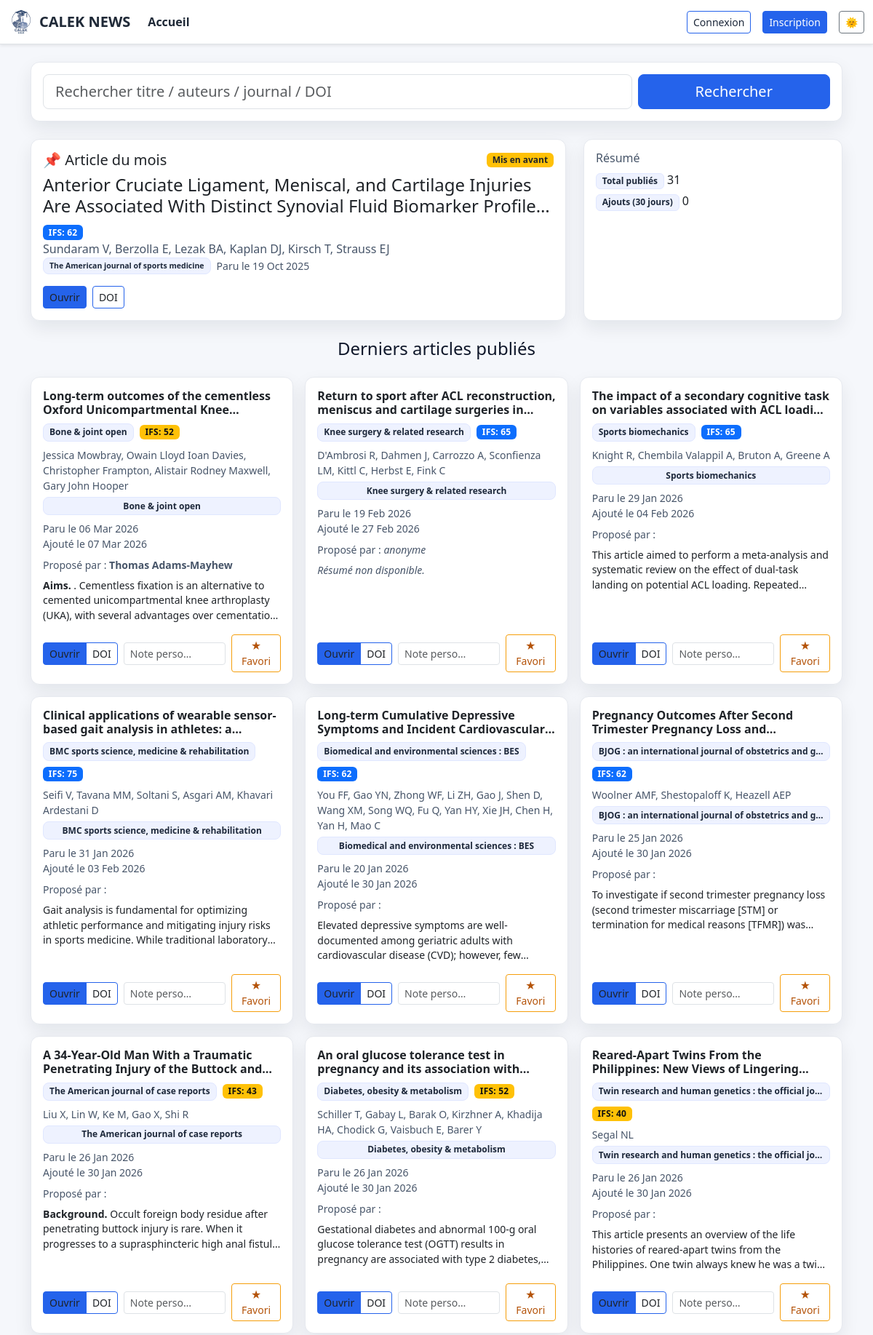
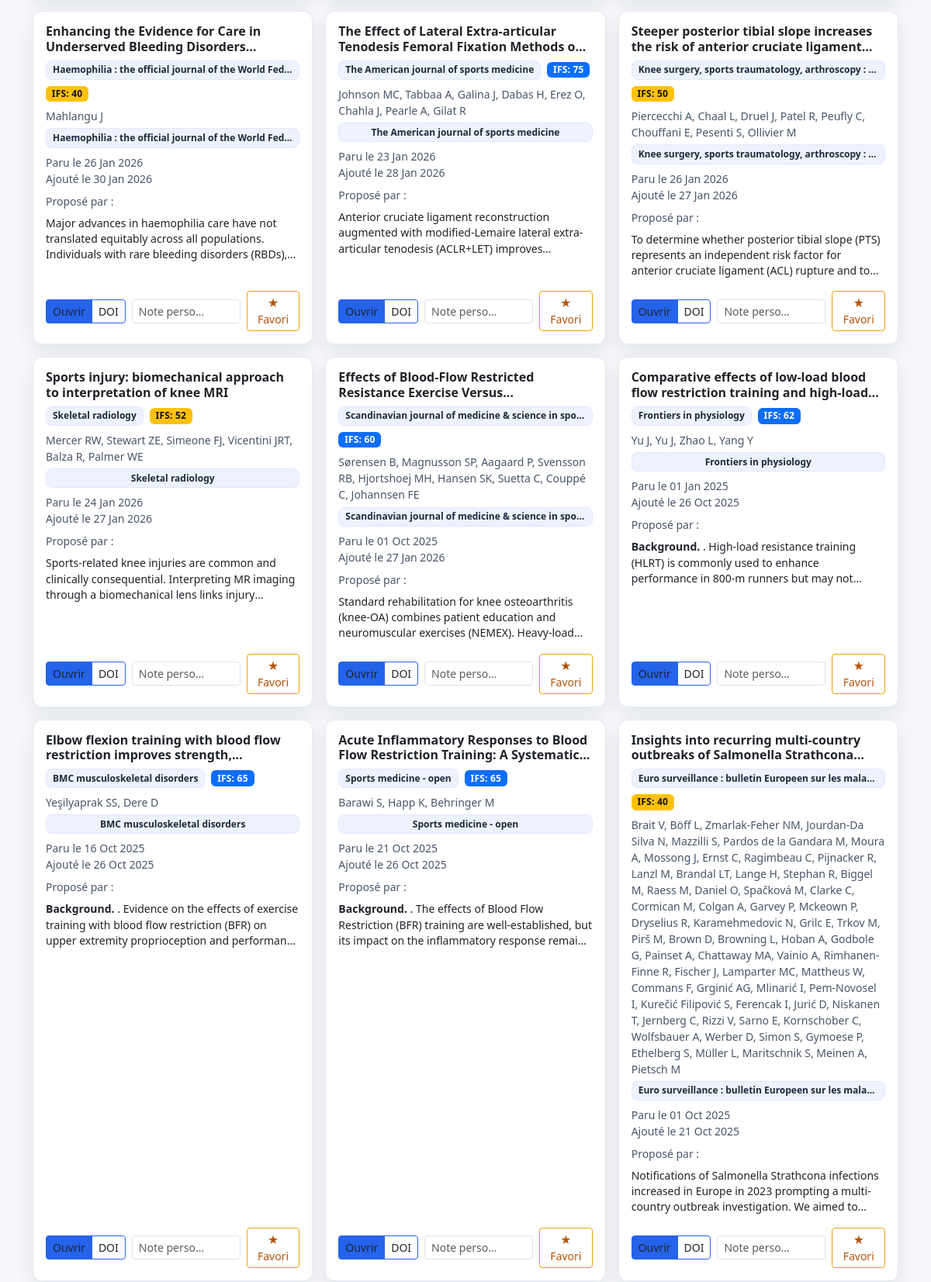
The page / (upper part) on the database its author committed (2 pictures, top to bottom).
### app.py (models this page shows, shortened)
class Article(db.Model):
    id = db.Column(db.Integer, primary_key=True)
    title = db.Column(db.String(500), nullable=False)
    authors = db.Column(db.String(500))
    journal = db.Column(db.String(300))
    doi = db.Column(db.String(200), index=True)
    url = db.Column(db.String(500))
    abstract = db.Column(db.Text)
    published_date = db.Column(db.DateTime)
    published_at = db.Column(db.DateTime)
    source = db.Column(db.String(50))  # 'pubmed' | 'crossref' | 'manual'
    is_published = db.Column(db.Boolean, default=False)
    featured = db.Column(db.Boolean, default=False)
    domain = db.Column(db.String(80))
    pathology = db.Column(db.String(120))
    study_type = db.Column(db.String(80))
    source_order = db.Column(db.Integer)
    posted_by_id = db.Column(db.Integer, db.ForeignKey("user.id"))
    posted_by = db.relationship("User", backref="posts")
    created_at = db.Column(db.DateTime, default=datetime.utcnow)
    proposer_display_name = db.Column(db.String(120), nullable=True)

class User(UserMixin, db.Model):
    id = db.Column(db.Integer, primary_key=True)
    email = db.Column(db.String(120), unique=True, nullable=False)
    name = db.Column(db.String(120))
    password_hash = db.Column(db.String(255), nullable=False)
    role = db.Column(db.String(20), default="user")
    created_at = db.Column(db.DateTime, default=datetime.utcnow)

### app.py (the view, shortened to what this page needs)
@app.route('/')
def index():
    print("[DEBUG index route] Appel de la route / (page d'accueil)", flush=True)
    if current_user.is_authenticated:
        return redirect(url_for('feed'))
    q = request.args.get('q', '').strip()
    domain = request.args.get('domain', '')
    pathology = request.args.get('pathology', '')
    study_type = request.args.get('study_type', '')
    domains = [r[0] for r in db.session.query(Article.domain)
               .filter(Article.domain.isnot(None))
               .distinct().order_by(Article.domain.asc()).all()]
    pathologies = [r[0] for r in db.session.query(Article.pathology)
                   .filter(Article.pathology.isnot(None))
                   .distinct().order_by(Article.pathology.asc()).all()]
    study_types = [r[0] for r in db.session.query(Article.study_type)
                   .filter(Article.study_type.isnot(None))
                   .distinct().order_by(Article.study_type.asc()).all()]
    featured = (Article.query
        .filter(Article.is_published.is_(True), Article.featured.is_(True))
        .order_by(Article.published_at.desc().nullslast(), Article.id.desc())
        .first())
    qry = Article.query.filter(Article.is_published.is_(True))
    if domain:    qry = qry.filter(Article.domain == domain)
    if pathology: qry = qry.filter(Article.pathology == pathology)
    if study_type:qry = qry.filter(Article.study_type == study_type)
    articles = (qry.order_by(
                    Article.published_at.desc().nullslast(),
                    Article.id.desc())
                .limit(200).all())
    total = Article.query.filter(Article.is_published.is_(True)).count()
    last30 = Article.query.filter(
        Article.is_published.is_(True),
        Article.created_at >= datetime.utcnow() - timedelta(days=30)
    ).count()
    proposals = {}
    ids = [a.id for a in articles]
    if ids:
        rows = (Proposal.query
                .options(joinedload(Proposal.proposer))
                .filter(Proposal.article_id.in_(ids))
                .order_by(Proposal.article_id.asc(), Proposal.created_at.desc())
                .all())
        seen = set()
        for p in rows:
            if p.article_id in seen:
                continue
            seen.add(p.article_id)
            credit_name = None
            if p.share_name and p.user:
                credit_name = p.user.name or p.user.email
            proposals[p.article_id] = {
                "share_name": bool(p.share_name),
                "credit_name": credit_name
            }
    print("[DEBUG proposals dict]", proposals, flush=True)
    featured_credit = None
    if featured:
        pf = (Proposal.query
              .options(joinedload(Proposal.proposer))
              .filter_by(article_id=featured.id)
              .order_by(Proposal.created_at.desc())
              .first())
        if pf:
            featured_credit = {
                "share_name": bool(pf.share_name),
                "credit_name": (pf.user.name or pf.user.email) if (pf.share_name and pf.user) else None,
            }
    return render_template(
        'index.html',
        articles=articles,
        featured=featured,
        proposals=proposals,
        featured_credit=featured_credit,
        q=q, total=total, last30=last30,
        domain=domain, pathology=pathology, study_type=study_type,
        domains=domains, pathologies=pathologies, study_types=study_types
    )

### app.py (called while the page is built)
def _infer_study_score(article):
    st = (article.study_type or "").lower().strip()
    title = (article.title or "").lower()
    abst  = (article.abstract or "").lower()
    txt   = f"{st} {title} {abst}"
    m = {
        "meta-analysis": 25, "meta analyse": 25, "systematic review": 25,
        "randomized controlled trial": 20, "randomised controlled trial": 20, "rct": 20,
        "cohort": 12, "prospective": 12, "longitudinal": 12,
        "case-control": 10, "case control": 10,
        "cross-sectional": 8, "cross sectional": 8, "observational": 8,
        "case series": 5, "case report": 3, "pilot": 5
    }
    for k, v in m.items():
        if k in st:
            return v, k
    for kw, v in _STUDY_HINTS:
        if kw in txt:
            return v, kw
    return 0, "type d'étude non déterminé"

def _sample_size_score(article):
    text = f"{article.abstract or ''} {article.title or ''}".replace("\u00a0"," ")
    n = None
    m = re.search(r"\bn\s*=\s*(\d{2,5})\b", text, re.I)
    if m:
        n = int(m.group(1))
    else:
        m = re.search(r"\b(\d{2,5})\s+(participants?|patients?|subjects?)\b", text, re.I)
        if m: n = int(m.group(1))
    if not n:
        return 0, "taille d'échantillon non trouvée"
    if n < 30: s = 2
    elif n < 100: s = 5
    elif n < 300: s = 8
    else: s = 10
    return s, f"n≈{n}"

@app.context_processor
def inject_helpers():
    return {
        "reliability_score": reliability_score
    }

    @property
    def user(self):
        return self.proposer

### templates/index.html (shortened to what this page needs)
{% extends "layout.html" %}
{% block content %}
<form class="card side-card p-3 mb-4" method="get" action="{{ url_for('index') }}">
  <div class="row g-2 align-items-center">
    <div class="col-md-9">
      <input
        type="search"
        name="q"
        value="{{ q or '' }}"
        class="form-control form-control-lg"
        placeholder="Rechercher titre / auteurs / journal / DOI" />
    </div>
    <div class="col-md-3 d-flex gap-2">
      <button class="btn btn-lg btn-primary w-100" type="submit">Rechercher</button>
    </div>
  </div>
</form>
{% if featured %}
<div class="row gy-3 mb-4">
  <div class="col-md-8">
    <div class="card side-card" data-article-id="{{ featured.id }}" role="button" tabindex="0">
      <div class="card-body">
        <div class="d-flex justify-content-between align-items-center">
          <h5 class="m-0">📌 Article du mois</h5>
          <span class="badge bg-warning text-dark">Mis en avant</span>
        </div>
        <h4 class="mt-2 line-clamp-2">{{ featured.title }}</h4>
        {% set scf = reliability_score(featured)[0] %}
        {% set ifs_cls_f = 'badge-ifs-success' if scf>=80
                           else ('badge-ifs-primary' if scf>=60
                           else ('badge-ifs-warning' if scf>=40 else 'badge-ifs-danger')) %}
        <span class="badge badge-ifs {{ ifs_cls_f }}">IFS: {{ scf }}</span>
        {% if featured.authors %}
          <p class="m-0 text-muted">{{ featured.authors }}</p>
        {% endif %}
        <p class="small text-muted mb-3 d-flex flex-wrap gap-2 align-items-center">
          {% if featured.journal %}
            <span class="badge badge-soft badge-journal">{{ featured.journal }}</span>
          {% endif %}
          {% if featured.published_date %}
            <span>Paru le {{ featured.published_date.strftime('%d %b %Y') }}</span>
          {% endif %}
        </p>
        <div class="d-flex gap-2 align-items-center">
          {% if featured.url %}
            <a class="btn btn-sm btn-primary" target="_blank" rel="noopener" href="{{ featured.url }}" onclick="event.stopPropagation()">Ouvrir</a>
          {% endif %}
          {% if featured.doi %}
            <a class="btn btn-sm btn-outline-primary" target="_blank" rel="noopener" href="https://doi.org/{{ featured.doi }}" onclick="event.stopPropagation()">DOI</a>
          {% endif %}
        </div>
      </div>
    </div>
  </div>
  <div class="col-md-4">
    <div class="card side-card h-100">
      <div class="card-body">
        <h6 class="text-muted">Résumé</h6>
        <div class="d-flex flex-column gap-1">
          <div><span class="badge badge-soft">Total publiés</span> {{ total }}</div>
          <div><span class="badge badge-soft">Ajouts (30 jours)</span> {{ last30 }}</div>
        </div>
      </div>
    </div>
  </div>
</div>
{% endif %}
<h4 class="mb-4 text-center">Derniers articles publiés</h4>
<div class="row g-3">
  {% for a in articles %}
  <div class="col-md-4">
    <div class="card h-100 article-card p-3" data-article-id="{{ a.id }}" role="button" tabindex="0">
      <h6 class="fw-bold line-clamp-2 mb-2">{{ a.title }}</h6>
      {% set sc = reliability_score(a)[0] %}
      {% set ifs_cls = 'badge-ifs-success' if sc>=80
                        else ('badge-ifs-primary' if sc>=60
                        else ('badge-ifs-warning' if sc>=40 else 'badge-ifs-danger')) %}
      <div class="d-flex flex-wrap gap-2 mb-2 align-items-center">
        {% if a.journal %}<span class="badge badge-soft badge-journal">{{ a.journal }}</span>{% endif %}
        <span class="badge badge-ifs {{ ifs_cls }}">IFS: {{ sc }}</span>
      </div>
      {% if a.authors %}
        <p class="mb-1 small text-muted">{{ a.authors }}</p>
      {% endif %}
      {% if a.journal %}
        <div class="mb-2">
          <span class="badge badge-soft badge-journal w-100">{{ a.journal }}</span>
        </div>
      {% endif %}
      {% if a.published_date %}
        <div class="small text-muted">Paru le {{ a.published_date.strftime('%d %b %Y') }}</div>
      {% endif %}
      {% if a.published_at %}
        <div class="small text-muted mb-2">Ajouté le {{ a.published_at.strftime('%d %b %Y') }}</div>
      {% endif %}
      {% set p = proposals[a.id] if proposals and a.id in proposals else None %}
      <div class="small text-muted mb-2">
        Proposé par :
        {% if p and p.share_name and p.credit_name %}
          <strong>{{ p.credit_name }}</strong>
        {% elif p and not p.share_name %}
          <em>anonyme</em>
        {% endif %}
      </div>
      <div class="abstract-render small line-clamp-3 mb-3"
           data-abstract="{{ (a.abstract or '') | replace('\n', ' ') | e }}">
      </div>
      <div class="mt-auto d-flex justify-content-between align-items-center gap-2">
        <div class="btn-group" onclick="event.stopPropagation()">
          {% if a.url %}
            <a href="{{ a.url }}" target="_blank" class="btn btn-sm btn-primary">Ouvrir</a>
          {% endif %}
          {% if a.doi %}
            <a href="https://doi.org/{{ a.doi }}" target="_blank" class="btn btn-sm btn-outline-primary">DOI</a>
          {% endif %}
        </div>
        <form class="d-flex gap-2 align-items-center ms-auto favorite-form"
              data-id="{{ a.id }}"
              method="post"
              action="{{ url_for('favorite', article_id=a.id) }}"
              onclick="event.stopPropagation()">
          <input class="form-control form-control-sm" name="note" placeholder="Note perso…" style="max-width: 140px;">
          <button type="submit" class="btn btn-sm btn-outline-warning">★ Favori</button>
        </form>
      </div>
    </div>
  </div>
  {% endfor %}
</div>
{% endblock %}

### static/css/theme.css (style rules this page uses)
:root { --bg: #fbf6f6; --panel: #ffffff; --panel-2: #f9fafc; --text: #0f172a; --muted: #475569; --primary: #2563eb; --accent: #f59e0b; --border: #e5e7eb; --shadow: 0 10px 24px rgba(16,24,40,.08); --nav-bg: #ffffff; --nav-border: #e5e7eb; }
html[data-bs-theme="light"] body { background: linear-gradient(180deg, #f7f9ff 0%, var(--bg) 60%); color: var(--text); }
html[data-bs-theme="light"] .article-card, html[data-bs-theme="light"] .side-card { background: var(--panel); border: 1px solid var(--border); box-shadow: var(--shadow); }
html[data-bs-theme="light"] .badge-soft { background: #eef2ff; color: #1e293b; border: 1px solid #e0e7ff; }
html[data-bs-theme="light"] .btn-primary { background: var(--primary); border-color: var(--primary); }
html[data-bs-theme="light"] .btn-outline-primary { border-color: var(--primary); color: #1e293b; }
html[data-bs-theme="light"] .btn-outline-warning { border-color: var(--accent); color: #b45309; }
.article-card { transition: transform .15s ease, box-shadow .15s ease, border-color .15s ease, background .15s ease; }
.side-card { transition: transform .15s ease, box-shadow .15s ease, border-color .15s ease, background .15s ease; }
.badge-journal { display:inline-block; max-width:100%; overflow:hidden; text-overflow:ellipsis; white-space:nowrap; vertical-align:middle; }
.line-clamp-2, .line-clamp-3 { display:-webkit-box; -webkit-box-orient:vertical; overflow:hidden; }
.line-clamp-2 { -webkit-line-clamp:2; }
.line-clamp-3 { -webkit-line-clamp:3; }
html[data-bs-theme="light"] .card a { color: #0f172a; }
html[data-bs-theme="light"] .card a.btn, html[data-bs-theme="light"] .card a.btn:hover { color: inherit; }
html[data-bs-theme="light"] .badge-soft { background: #eef2ff !important; color: #1e293b !important; border-color: #e0e7ff !important; }
html[data-bs-theme="light"] .text-muted { color: var(--muted) !important; }
:root { --bg-body: #0f1115; --bg-card: #171a21; --text-main: #e8eaed; --text-muted: #9aa0a6; --border-soft: #2a2f3a; }
:root[data-bs-theme="light"] { --bg-body: #f5f7fb; --bg-card: #ffffff; --text-main: #1f2328; --text-muted: #56606b; --border-soft: #e6e9ef; }
html, body { background: var(--bg-body) !important; background-image: none !important; color: var(--text-main); }
.side-card, .article-card, .card { background: var(--bg-card) !important; color: var(--text-main) !important; border: 1px solid var(--border-soft) !important; }
.text-muted, .card .text-muted { color: var(--text-muted) !important; }
body * { background-image: none !important; }
.badge-ifs { font-weight: 600; letter-spacing: .2px; }
.badge-ifs-warning { background: #ffc107; color: #111; }
.badge-ifs-primary { background: #0d6efd; color: #fff; }

### templates/layout.html (style rules this page uses)
.card[role="button"] { cursor: pointer; }
.article-card, .side-card { border: 1px solid rgba(0,0,0,.08); background: var(--bs-body-bg); transition: transform .12s ease, box-shadow .12s ease, border-color .12s ease; border-radius: .75rem; }
.badge-soft { background: rgba(0,0,0,.06); color: var(--bs-body-color); border: 1px solid rgba(0,0,0,.08); }
.badge-journal { display: inline-block; max-width: 100%; overflow: hidden; text-overflow: ellipsis; white-space: nowrap; padding: .35rem .5rem; border-radius: .5rem; }
.line-clamp-2 { display:-webkit-box;-webkit-line-clamp:2;-webkit-box-orient:vertical;overflow:hidden }
.line-clamp-3 { display:-webkit-box;-webkit-line-clamp:3;-webkit-box-orient:vertical;overflow:hidden }

### rows shown on the page
Article: title "Anterior Cruciate Ligament, Meniscal, and Cartilage Injuries Are Associated With Distinct Synovial Fluid Biomarker…", authors "Sundaram V, Berzolla E, Lezak BA, Kaplan DJ, Kirsch T, Strauss EJ", journal "The American journal of sports medicine", published_date "19 Oct 2025"
Article: title "Long-term outcomes of the cementless Oxford Unicompartmental…", journal "Bone & joint open", sc "52", authors "Jessica Mowbray, Owain Lloyd Ioan Davies, Christopher Frampton, Alistair Rodney Maxwell, Gary John Hooper", published_date "06 Mar 2026", published_at "07 Mar 2026"
User: credit_name "Thomas Adams-Mayhew"
Article: title "Return to sport after ACL reconstruction, meniscus and cartilage surgeries…", journal "Knee surgery & related research", sc "65", authors "D'Ambrosi R, Dahmen J, Carrozzo A, Sconfienza LM, Kittl C, Herbst E, Fink C", published_date "19 Feb 2026", published_at "27 Feb 2026", shows "anonyme"
Article: title "The impact of a secondary cognitive task on variables associated with ACL…", journal "Sports biomechanics", sc "65", authors "Knight R, Chembila Valappil A, Bruton A, Greene A", published_date "29 Jan 2026", published_at "04 Feb 2026"
Article: title "Clinical applications of wearable sensor-based gait analysis in athletes:…", journal "BMC sports science, medicine & rehabilitation", sc "75", authors "Seifi V, Tavana MM, Soltani S, Asgari AM, Khavari Ardestani D", published_date "31 Jan 2026", published_at "03 Feb 2026"
Article: title "Long-term Cumulative Depressive Symptoms and Incident…", journal "Biomedical and environmental sciences : BES", sc "62", authors "You FF, Gao YN, Zhong WF, Li ZH, Gao J, Shen D, Wang XM, Song WQ, Fu Q, Yan HY, Xie JH, Chen H, Yan H, Mao C", published_date "20 Jan 2026", published_at "30 Jan 2026"
Article: title "Pregnancy Outcomes After Second Trimester Pregnancy Loss…", journal "BJOG : an international journal of obstetrics and g…", sc "62", authors "Woolner AMF, Shestopaloff K, Heazell AEP", published_date "25 Jan 2026", published_at "30 Jan 2026"
Article: title "A 34-Year-Old Man With a Traumatic Penetrating Injury of the Buttock…", journal "The American journal of case reports", sc "43", authors "Liu X, Lin W, Ke M, Gao X, Shi R", published_date "26 Jan 2026", published_at "30 Jan 2026"
Article: title "An oral glucose tolerance test in pregnancy and its association…", journal "Diabetes, obesity & metabolism", sc "52", authors "Schiller T, Gabay L, Barak O, Kirzhner A, Khadija HA, Chodick G, Vaisbuch E, Barer Y", published_date "26 Jan 2026", published_at "30 Jan 2026"
Article: title "Reared-Apart Twins From the Philippines: New Views of…", journal "Twin research and human genetics : the official jo…", sc "40", authors "Segal NL", published_date "26 Jan 2026", published_at "30 Jan 2026"
Article: title "Enhancing the Evidence for Care in Underserved Bleeding…", journal "Haemophilia : the official journal of the World Fed…", sc "40", authors "Mahlangu J", published_date "26 Jan 2026", published_at "30 Jan 2026"
Article: title "The Effect of Lateral Extra-articular Tenodesis Femoral Fixation Methods…", journal "The American journal of sports medicine", sc "75", authors "Johnson MC, Tabbaa A, Galina J, Dabas H, Erez O, Chahla J, Pearle A, Gilat R", published_date "23 Jan 2026", published_at "28 Jan 2026"
Article: title "Steeper posterior tibial slope increases the risk of anterior cruciate…", journal "Knee surgery, sports traumatology, arthroscopy :…", sc "50", authors "Piercecchi A, Chaal L, Druel J, Patel R, Peufly C, Chouffani E, Pesenti S, Ollivier M", published_date "26 Jan 2026", published_at "27 Jan 2026"
Article: title "Sports injury: biomechanical approach to interpretation of knee MRI", journal "Skeletal radiology", sc "52", authors "Mercer RW, Stewart ZE, Simeone FJ, Vicentini JRT, Balza R, Palmer WE", published_date "24 Jan 2026", published_at "27 Jan 2026"
Article: title "Effects of Blood-Flow Restricted Resistance Exercise…", journal "Scandinavian journal of medicine & science in spo…", sc "60", authors "Sørensen B, Magnusson SP, Aagaard P, Svensson RB, Hjortshoej MH, Hansen SK, Suetta C, Couppé C, Johannsen FE", published_date "01 Oct 2025", published_at "27 Jan 2026"
Article: title "Comparative effects of low-load blood flow restriction training and…", journal "Frontiers in physiology", sc "62", authors "Yu J, Yu J, Zhao L, Yang Y", published_date "01 Jan 2025", published_at "26 Oct 2025"
Article: title "Elbow flexion training with blood flow restriction improves…", journal "BMC musculoskeletal disorders", sc "65", authors "Yeşilyaprak SS, Dere D", published_date "16 Oct 2025", published_at "26 Oct 2025"
Article: title "Acute Inflammatory Responses to Blood Flow Restriction Training: A…", journal "Sports medicine - open", sc "65", authors "Barawi S, Happ K, Behringer M", published_date "21 Oct 2025", published_at "26 Oct 2025"
Article: title "Insights into recurring multi-country outbreaks of Salmonella…", journal "Euro surveillance : bulletin Europeen sur les mala…", sc "40", authors "Brait V, Böff L, Zmarlak-Feher NM, Jourdan-Da Silva N, Mazzilli S, Pardos de la Gandara M, Moura A, Mossong J, Ernst C, Ragimbeau C, Pijnacker R, Lanzl M, Brandal LT, Lange H, Stephan R, Biggel M, Raess M, Daniel O, Spačková M, Clarke C, Cormican M, Colgan A, Garvey P, Mckeown P, Dryselius R, Karamehmedovic N, Grilc E, Trkov M, Pirš M, Brown D, Browning L, Hoban A, Godbole G, Painset A, Chattaway MA, Vainio A, Rimhanen-Finne R, Fischer J, Lamparter MC, Mattheus W, Commans F, Grginić AG, Mlinarić I, Pem-Novosel I, Kurečić Filipović S, Ferencak I, Jurić D, Niskanen T, Jernberg C, Rizzi V, Sarno E, Kornschober C, Wolfsbauer A, Werber D, Simon S, Gymoese P, Ethelberg S, Müller L, Maritschnik S,…", published_date "01 Oct 2025", published_at "21 Oct 2025"

### other values the page prints
{{ scf }} "62"
{{ total }} "31"
{{ last30 }} "0"
